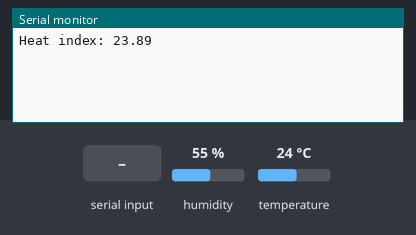
The sketch below on a simulated Arduino Uno, built with avr-gcc and run on an emulated ATmega328P. Shown: the last lines printed to the serial monitor. Inputs (shaded band) come from the test bench; at power-on: humidity 55 %, temperature 24 °C.

Above: at 2.0 s.
2.1 s: "1" received over Serial
At 3.8 s:
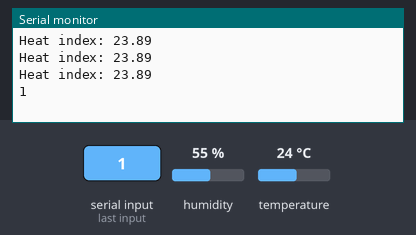
4.5 s: humidity set to 22 %
At 5.4 s:
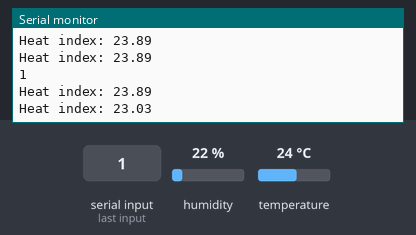
6.0 s: temperature set to 12 °C
At 7.4 s:
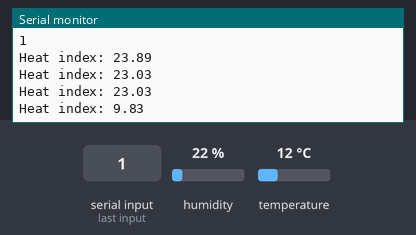
7.5 s: "0" received over Serial
At 8.8 s:
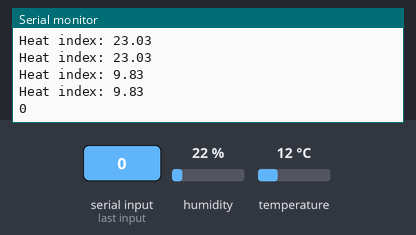
9.0 s: humidity set to 40 %
At 9.7 s:
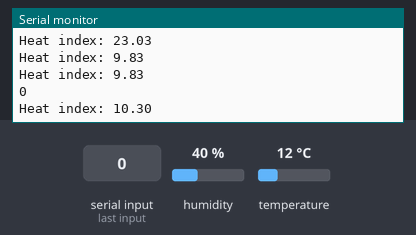
Timing chart, 0 to 11.5 s (numbered marks = the images above; inputs shaded):
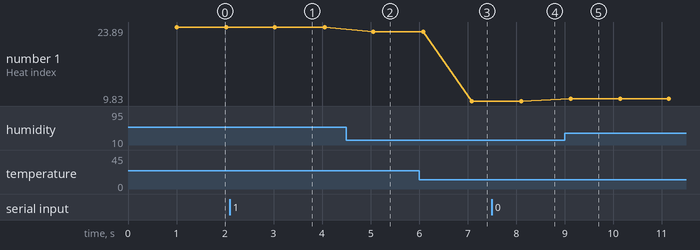

The sketch:

temperature_humidity.ino
```cpp
// Example testing sketch for various DHT humidity/temperature sensors
// Written by ladyada, public domain

#include "DHT.h"

#define DHTPIN 2     // what digital pin we're connected to

// Uncomment whatever type you're using!
#define DHTTYPE DHT11   // DHT 11
//#define DHTTYPE DHT22   // DHT 22  (AM2302), AM2321
//#define DHTTYPE DHT21   // DHT 21 (AM2301)

DHT dht(DHTPIN, DHTTYPE);

void setup() {
  Serial.begin(9600);
//  Serial.setTimeout(3000);
//  Serial.println("DHTxx test!");

  dht.begin();
}

void loop() {
  // Wait a few seconds between measurements.
  delay(1000);

  Serial.print("Heat index: ");
  Serial.println(readTemp());

  if (Serial.available() > 0){
    Serial.println(readSerial());
  }
}

float readTemp(){
    // Reading temperature or humidity takes about 250 milliseconds!
  // Sensor readings may also be up to 2 seconds 'old' (its a very slow sensor)
  float h = dht.readHumidity();
  // Read temperature as Celsius (the default)
  float t = dht.readTemperature();
  // Read temperature as Fahrenheit (isFahrenheit = true)
  float f = dht.readTemperature(true);

  // Check if any reads failed and exit early (to try again).
  if (isnan(h) || isnan(t) || isnan(f)) {
    Serial.println("Failed to read from DHT sensor!");
    return;
  }

  // Compute heat index in Fahrenheit (the default)
  float hif = dht.computeHeatIndex(f, h);
  // Compute heat index in Celsius (isFahreheit = false)
  float hic = dht.computeHeatIndex(t, h, false);

  return hic;
}

// Read string from serial
String readSerial(){
  char incomingByte = 0;  // for incoming serial data
  String readString = "";

  // reply only when you receive data:
  while (Serial.available()) {
    // read the incoming byte:
    incomingByte = Serial.read();
    readString += incomingByte;
  }

  if (Serial.available() == 0){
    Serial.flush();
    return readString;
  }
}
```

Measured:
- after the input at 2.1 s, the serial monitor: prints a new line after 0.96 s (image 1)
- after the input at 4.5 s, the serial monitor: prints a new line after 0.56 s (image 2)
- after the input at 6.0 s, the serial monitor: prints a new line after 1.1 s (image 3)
- after the input at 7.5 s, the serial monitor: prints a new line after 0.62 s (image 4)
- after the input at 9.0 s, the serial monitor: prints a new line after 0.12 s (image 5)
- plotted number 1: 23.89 → 23.03 after the input at 4.5 s, 23.03 → 9.83 after the input at 6.0 s, 9.83 → 10.3 after the input at 9.0 s
